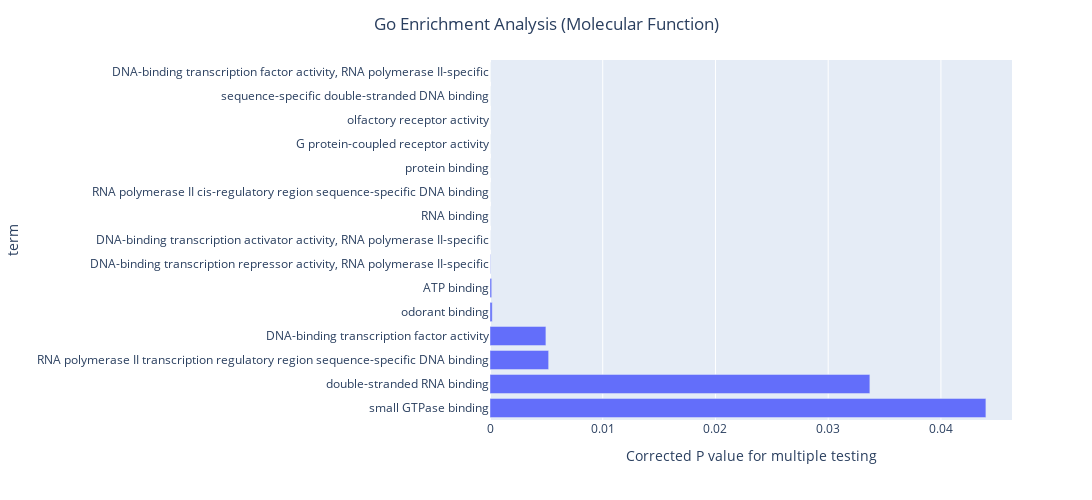

The cell this chart's notebook holds for it:
### Code cell
import plotly.express as px
molecular_function_df.sort_values(by = 'p_corr', ascending= False,inplace= True)
fig = px.bar(molecular_function_df, x='p_corr', y = 'term', orientation = 'h')
fig.update_layout(xaxis = dict(title = 'Corrected P value for multiple testing'))
fig.update_layout(width = 1500, height = 500)
fig.update_layout(title= dict(text = 'Go Enrichment Analysis (Molecular Function)', x = 0.5))
fig.show()

### Figure 1 — Plotly figure (JSON) as saved in the notebook; plotly's stock layout.template omitted (floating-point values rounded to 4 significant figures)
{"data": [{"alignmentgroup": "True", "hovertemplate": "p_corr=%{x}<br>term=%{y}<extra></extra>", "legendgroup": "", "marker": {"color": "#636efa", "pattern": {"shape": ""}}, "name": "", "offsetgroup": "", "orientation": "h", "showlegend": false, "textposition": "auto", "type": "bar", "x": [0.04399, 0.0337, 0.005203, 0.004959, 0.0001979, 0.00015, 3.01e-05, 2.492e-06, 1.513e-06, 1.218e-11, 2.634e-12, 1.485e-14, 1.675e-18, 3.057e-20, 3.057e-20], "xaxis": "x", "y": ["small GTPase binding", "double-stranded RNA binding", "RNA polymerase II transcription regulatory region sequence-specific DNA binding", "DNA-binding transcription factor activity", "odorant binding", "ATP binding", "DNA-binding transcription repressor activity, RNA polymerase II-specific", "DNA-binding transcription activator activity, RNA polymerase II-specific", "RNA binding", "RNA polymerase II cis-regulatory region sequence-specific DNA binding", "protein binding", "G protein-coupled receptor activity", "olfactory receptor activity", "sequence-specific double-stranded DNA binding", "DNA-binding transcription factor activity, RNA polymerase II-specific"], "yaxis": "y"}], "layout": {"barmode": "relative", "height": 500, "legend": {"tracegroupgap": 0}, "margin": {"t": 60}, "title": {"text": "Go Enrichment Analysis (Molecular Function)", "x": 0.5}, "width": 1500, "xaxis": {"anchor": "y", "autorange": true, "domain": [0, 1], "range": [0, 0.04631], "title": {"text": "Corrected P value for multiple testing"}, "type": "linear"}, "yaxis": {"anchor": "x", "autorange": true, "domain": [0, 1], "range": [-0.5, 14.5], "title": {"text": "term"}, "type": "category"}}}
